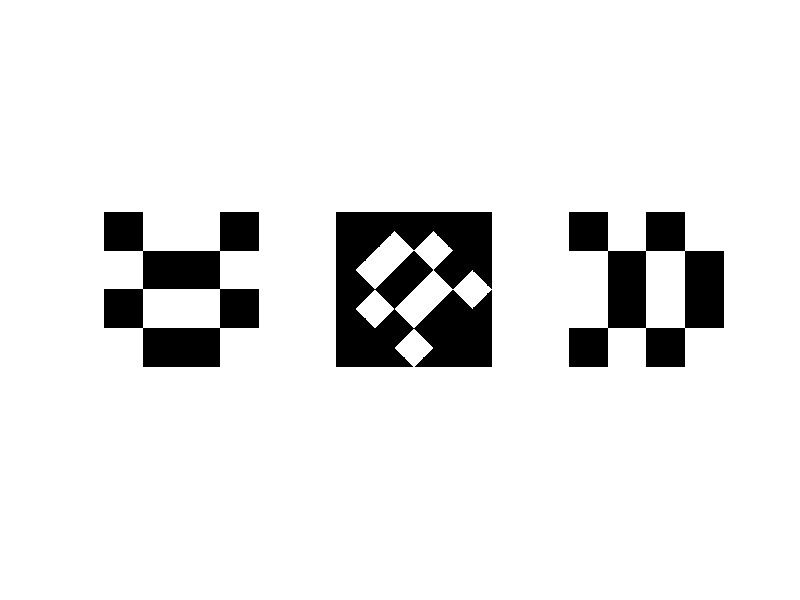

This figure's MATLAB source:
o = ones(100,100);
z = zeros(100,100);
m = [z,o,o,z;
    o,z,z,o;
    z,o,o,z;
    o,z,z,o];

figure();
%imshow(m);

m1 = m(:,1:200);
m2 = m(:,201:end);

%subplot(1,3,1), imshow(m);
%subplot(1,3,2), imshow(m1);
%subplot(1,3,3), imshow(m2);

r1 = imrotate(m,45);
r2 = rot90(m,1);

subplot(1,3,1), imshow(m);
subplot(1,3,2), imshow(r1);
subplot(1,3,3), imshow(r2);
